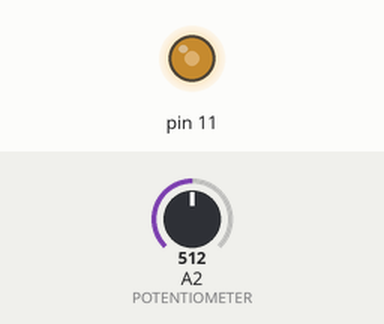
Recording of a sketch running on a simulated Arduino Uno, built with avr-gcc and run on an emulated ATmega328P. On the bench: output pins drawn as LEDs (lit = HIGH). The test bench sets the inputs (shaded band); at power-on: A2 (POTENTIOMETER) = 512.

Above: at 1.2 s.
1.3 s: A2 (POTENTIOMETER) set to 716
At 1.8 s:
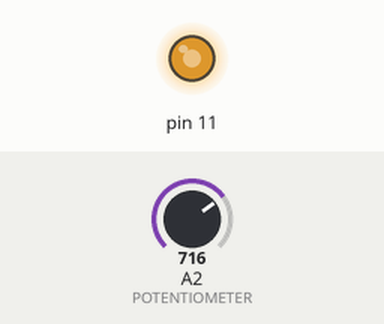
2.8 s: A2 (POTENTIOMETER) set to 900
At 4.0 s:
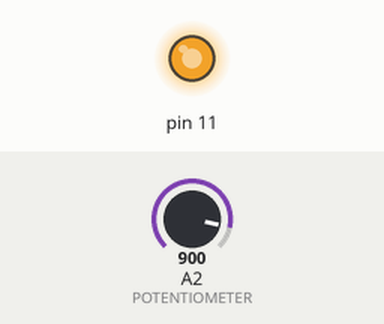
4.3 s: A2 (POTENTIOMETER) set to 122
At 5.3 s:
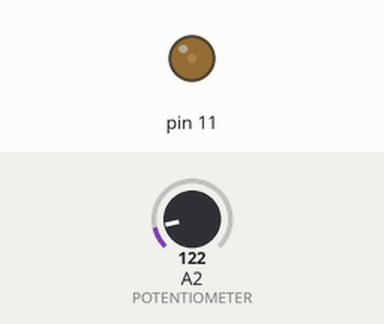
5.8 s: A2 (POTENTIOMETER) set to 0
At 6.4 s:
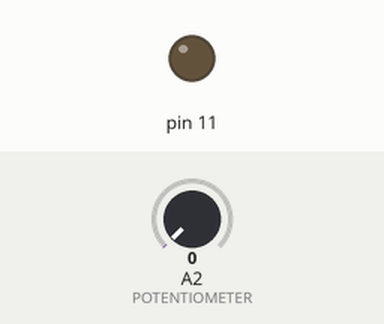
Timing chart, 0 to 8.3 s (numbered marks = the images above; inputs shaded):
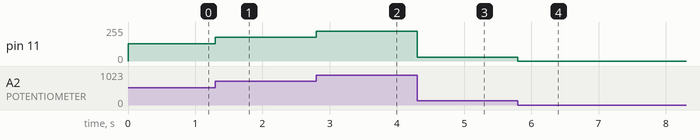

The sketch:

5th_project.ino
```cpp
void setup()
{
  pinMode(11,OUTPUT);
  pinMode(A2,INPUT);

}

void loop()
{
  int x=analogRead(A2);//READ THE POTENTIOMETER VALUE.
  x=x/4;//CONVERT VALUE FROM 1024 TO 255.
  analogWrite(11,x);//OPEN THE LED IN THE ANALOG VALUE X THAT WE TOOK FROM THE POTENTIOMETER.
}
```

Measured:
- after the input at 1.3 s, pin 11: 128/255 → 179/255 at once
- after the input at 2.8 s, pin 11: 179/255 → 225/255 at once
- after the input at 4.3 s, pin 11: 225/255 → 30/255 at once
- after the input at 5.8 s, pin 11: 30/255 → 0/255 at once
